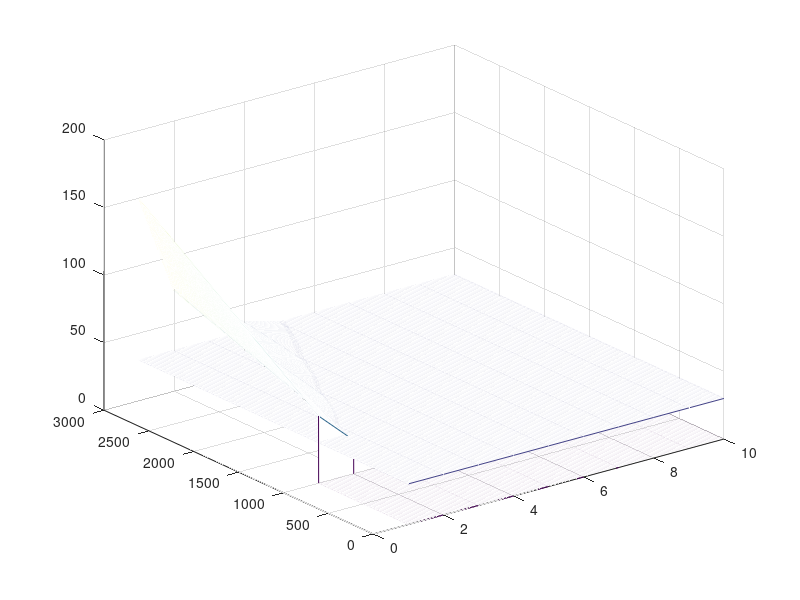

Reproduce this figure in MATLAB.
clear;
clc;

% RC Car Specs
Size = 1/10;    % RC Car Scale
GR = 5;      % Gear ratio motor shaft to wheel shaft (N2/N1)
m_car = 3.0;        % RC Car mass, KG

% Battery Specs
V_cell_nom = 3.6;       % Nominal cell voltage, V
V_cell_max = 4.2;       % Max cell voltage, V
I_cell_rated = 25;      % Cell continuous discharge rating (max) A
m_cell = 0.043;         % Cell mass, kg
P_count = 2;            % Pack P-Count
S_count = 4;             % Pacl S-Count

V_pack_nom = V_cell_nom *S_count; % Nominal Pack Volatage, V
m_pack = m_cell * P_count * S_count; % Total pack mass, kg
I_pack_max = I_cell_rated * P_count;    % Pack continuous discharge current (max) A


% Motor Specs
kV = 3500;              % kV Rating, RPM/V
V_motor_max = 15;             % Max Voltage
I_motor_max = 140;            % Max Current
P_max = V_motor_max*I_motor_max;    % Max Power
W_m_max = kV*V_motor_max/60*2*pi; % Motor max speed, Rad/s
T_m_max = P_max/W_m_max;    % Motor max torque


% Calculate motor speed needed for max speed
v_car_req = 30;                 % Minimum top speed requirement, m/s
R_wheel_supra = 0.33;           % Full size car tire radius, m
R_wheel = R_wheel_supra*Size;   % RC Car tire radius, m
C_wheel = pi*2*R_wheel;         % RC Car tire circumference, m
W_wheel_req = v_car_req / C_wheel * 2 * pi; % Minimum wheel speed requirement, Rad/s
W_motor_req = W_wheel_req*GR; % Min motor speed to meet top speed requirement w/ gear ratio, Rad/s

%{
 Calculate motor torque required from rolling resistance
c_rr = 0.03;                    % Rolling resistance coefficient
F_rr = c_rr * m_car * 9.81;     % Rolling resistance force, N
%}

% 3D Plot V_max as f(s_count, GR)

x=1;
for kV = 1000:1:3000
    y = 1;
    for GR = 1:1:10

        
        w_motor = kV * V_pack_nom/60*2*pi;      % Motor speed, Rad/s
        w_wheel = w_motor * 1/GR;                 % Wheel speed, Rad/s
        v_car(kV, GR) = C_wheel * w_wheel / (2*pi);     % Car speed, m/s
        %display(v_car(x, y));

        y = y+1;
    end
    x = x+1;
end

plane(1:kV,1:GR) = v_car_req;

close all
figure;
mesh(v_car);
hold on
mesh(plane);


% 3D Plot for Acceleration

P_motor = V_pack_nom * I_pack_max;
T_m = P_motor / w_motor;

F_fric = T_m * GR / R_wheel; % Net friction propulsion force from car tire to ground, N

a_car = F_fric / m_car;     % Car acceleration m/s^2, assuming no slipping, no drag, no rolling resistance
t_vmax = v_car_req / a_car; % Acceleration time from zero to the requiremd max speed